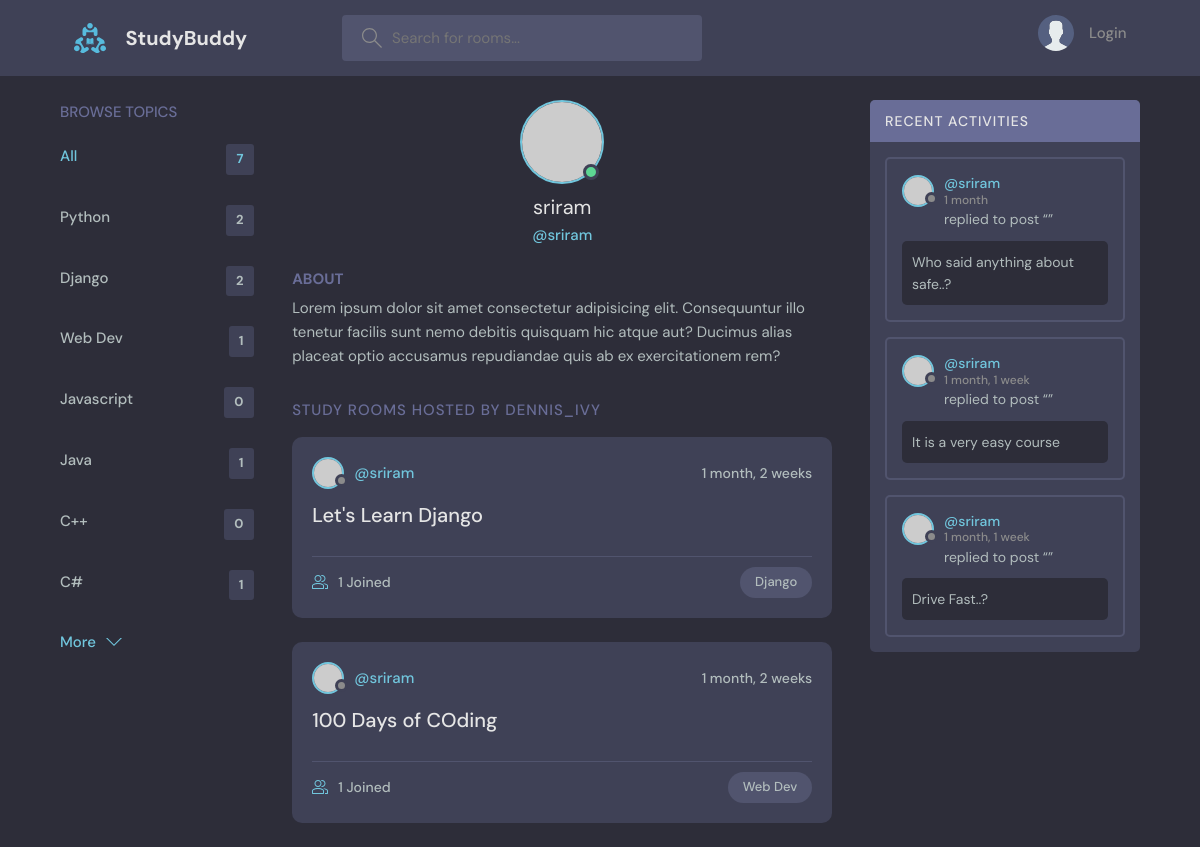
Page /profile/1/ on the committed database.
### base/models.py (models this page shows, shortened)
class Topic(models.Model):
    name = models.CharField(max_length=200)

class Room(models.Model):
    host= models.ForeignKey(User , on_delete=models.SET_NULL , null= True)
    topic= models.ForeignKey(Topic , on_delete=models.SET_NULL , null= True)
    name = models.CharField(max_length=200)
    description = models.TextField(null=True , blank=True)
    participants = models.ManyToManyField(User, related_name='participants' , blank=True
                                          )
    updated = models.DateTimeField(auto_now=True)
    created = models.DateTimeField(auto_now_add=True)
    class Meta:
        ordering = ['-updated', '-created']

class Message(models.Model):
    user = models.ForeignKey(User, on_delete=models.CASCADE)  #user content
    room = models.ForeignKey(Room, on_delete=models.CASCADE)  #room relationship
    body = models.TextField()
    updated = models.DateTimeField(auto_now=True)   #updating user content
    created = models.DateTimeField(auto_now_add=True)   #creating user content
    class Meta:
        ordering = ['-updated', '-created']

### base/views.py (the view)
# urls.py: path('profile/<str:pk>/', views.userProfile , name = "user-profile"),
def userProfile(request , pk):
    user = User.objects.get(id=pk)
    room_messages= user.message_set.all()
    rooms = user.room_set.all()
    topics = Topic.objects.all()
    context = {'user': user , 'rooms': rooms , 'room_messages': room_messages
               , 'topics':topics}
    return render(request , 'base/profile.html' , context)

### base/templates/base/profile.html (shortened to what this page needs)
{% extends 'main.html' %}
{% block content %}
  <main class="profile-page layout layout--3">
    <div class="container">
    {% include 'base/topics_component.html' %}
      <div class="roomList">
        <div class="profile">
          <div class="profile__avatar">
            <div class="avatar avatar--large active">
              <img src="https://randomuser.me/api/portraits/men/11.jpg" />
            </div>
          </div>
          <div class="profile__info">
            <h3>{{user.username}}</h3>
            <p>@{{user.username}}</p>
          </div>
          <div class="profile__about">
            <h3>About</h3>
            <p>
              Lorem ipsum dolor sit amet consectetur adipisicing elit. Consequuntur illo tenetur
              facilis sunt nemo debitis quisquam hic atque aut? Ducimus alias placeat optio
              accusamus repudiandae quis ab ex exercitationem rem?
            </p>
          </div>
        </div>
        <div class="roomList__header">
          <div>
            <h2>Study Rooms Hosted by dennis_ivy</a>
            </h2>
          </div>
        </div>
      {% include 'base/feed_component.html' %}
      </div>
      {% include 'base/activity_component.html' %}
    </div>
  </main>
{% endblock content %}

### base/templates/base/topics_component.html
<div class="topics">
          <div class="topics__header">
            <h2>Browse Topics</h2>
          </div>
          <ul class="topics__list">
            <li>
              <a href="{% url 'home' %}" class="active">All <span>{{topics.count}}</span></a>
            </li>
            {%  for topic in topics %}
            <li>
              <a href="{% url 'home' %}?q={{topic.name}}">{{topic.name}} <span>{{topic.room_set.all.count}}</span></a>
            </li>
            {%  endfor %}
          </ul>
          <a class="btn btn--link" href="topics.html">
            More
            <svg version="1.1" xmlns="http://www.w3.org/2000/svg" width="32" height="32" viewBox="0 0 32 32">
              <title>chevron-down</title>
              <path d="M16 21l-13-13h-3l16 16 16-16h-3l-13 13z"></path>
            </svg>
          </a>
        </div>

### base/templates/base/feed_component.html (shortened to what this page needs)
{%  for room in rooms  %}
<div class="roomListRoom">
            <div class="roomListRoom__header">
              <a href="{% url 'user-profile' room.host.id %}" class="roomListRoom__author">
                <div class="avatar avatar--small">
                  <img src="https://randomuser.me/api/portraits/women/11.jpg" />
                </div>
                <span>@{{room.host.username}}</span>
              </a>
              <div class="roomListRoom__actions">
                <span>{{room.created|timesince}}</span>
              </div>
            </div>
            <div class="roomListRoom__content">
              <a href="{% url 'room' room.id%}">{{room.name}}</a>
            </div>
            <div class="roomListRoom__meta">
              <a href="{% url 'room' room.id%}" class="roomListRoom__joined">
                {{room.participants.all.count}} Joined
              </a>
              <p class="roomListRoom__topic">{{room.topic.name}}</p>
            </div>
          </div>
{%  endfor  %}

### base/templates/base/activity_component.html (shortened to what this page needs)
<div class="activities">
          <div class="activities__header">
            <h2>Recent Activities</h2>
          </div>
          {% for message in room_messages %}
          <div class="activities__box">
            <div class="activities__boxHeader roomListRoom__header">
              <a href="{% url 'user-profile' message.user.id %}" class="roomListRoom__author">
                <div class="avatar avatar--small">
                  <img src="https://randomuser.me/api/portraits/women/11.jpg" />
                </div>
                <p>
                  @{{message.user}}
                  <span>{{message.created|timesince}}</span>
                </p>
              </a>
            </div>
            <div class="activities__boxContent">
              <p>replied to post “<a href="{% url 'room' message.room.id %}">{{messaage.room}}</a>”</p>
              <div class="activities__boxRoomContent">
                {{message.body}}
              </div>
            </div>
          </div>
          {% endfor %}
        </div>

### rows in the picture
Topic: name "Python", room_set.all.count "2"
Topic: name "Django", room_set.all.count "2"
Topic: name "Web Dev", room_set.all.count "1"
Topic: name "Javascript", room_set.all.count "0"
Topic: name "Java", room_set.all.count "1"
Topic: name "C++", room_set.all.count "0"
Topic: name "C#", room_set.all.count "1"
Room: host.username "sriram", created "1 month, 2 weeks", name "Let's Learn Django", participants.all.count "1", topic.name "Django"
Room: host.username "sriram", created "1 month, 2 weeks", name "100 Days of COding", participants.all.count "1", topic.name "Web Dev"
Message: user "sriram", created "1 month", body "Who said anything about safe..?"
Message: user "sriram", created "1 month, 1 week", body "It is a very easy course"
Message: user "sriram", created "1 month, 1 week", body "Drive Fast..?"

### other values in the picture
{{ topics.count }} "7"
{{ user.username }} "sriram"
